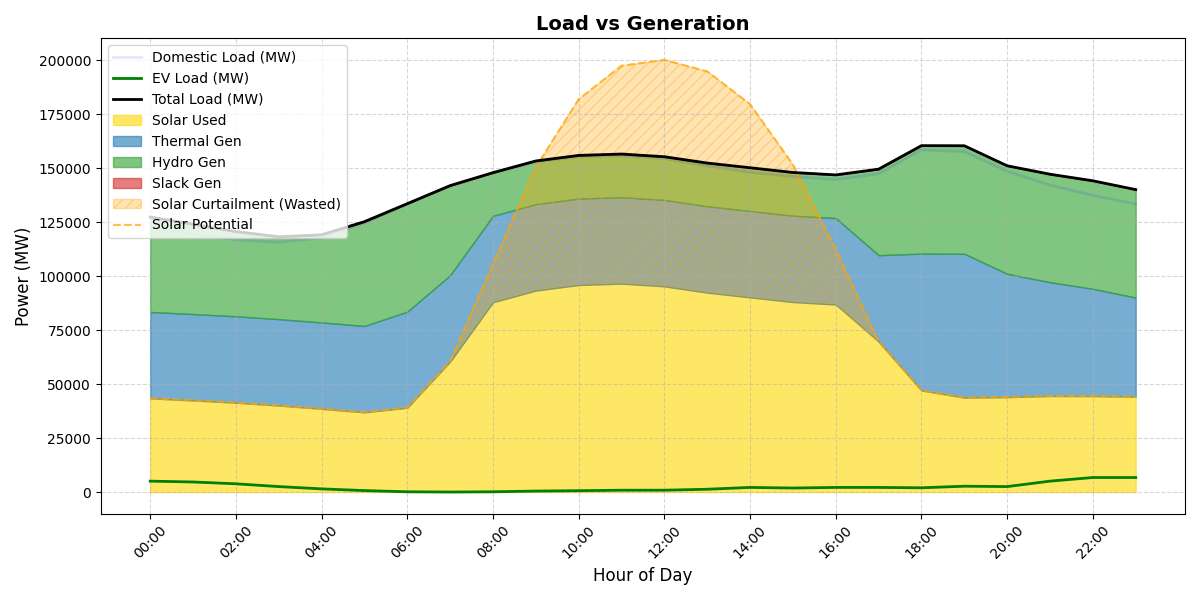

Recreate this plot in Python.
import pypsa
import pandas as pd
import numpy as np
import matplotlib.pyplot as plt

hours = pd.date_range("2022-01-01 00:00", "2022-01-01 23:00", freq="H")

n = pypsa.Network()
n.set_snapshots(hours)

n.add("Bus", "main_bus")

Normalized_Load = np.array([0.7577501967973916, 0.739805740179444, 0.7236425422806064, 0.7167554231733221, 0.7289250057644614, 0.7714951706178165, 0.8265810310571715, 0.8790824660440677, 0.9155464243592003, 0.9470454925165577, 0.9619121517351206, 0.964467442854757, 0.9567006049840137, 0.935814561556312, 0.9171227622542776, 0.9053691214039998, 0.8965894983220128, 0.9131303418800689, 0.981645190522445, 0.9767607899375252, 0.9203511944365227, 0.8805342280768892, 0.8512557333958513, 0.8259928401372565])
Max_Load = 161386.94
load_final = Normalized_Load*Max_Load
EV_Total_Load = 56000
EV_Load = np.array([0.090,0.083,0.068,0.045,
0.026,0.012,0.002,0.000,
0.002,0.008,0.011,0.015,
0.015,0.023,0.038,0.033,
0.038,0.038,0.035,0.048,
0.045,0.090,0.120,0.120,
]) * EV_Total_Load

load_final = load_final + EV_Load
n.add("Load", "demand", bus="main_bus", p_set=load_final)

# --- Generators ---

# Thermal generator (baseline)
n.add(
    "Generator",
    "Thermal_Gen",
    bus="main_bus",
    p_nom=200000,
    marginal_cost=50,
    p_min_pu=0.2,
    efficiency=0.4
)

n.add(
    "Generator",
    "Hydropower",
    bus="main_bus",
    p_nom=50000,
    marginal_cost=40,
    p_min_pu=0.4
)


# Slack generator (expensive backup)
n.add(
    "Generator",
    "Slack_Gen",
    bus="main_bus",
    p_nom=100000,
    marginal_cost=1000,
    p_min_pu=0.0
)


solar_profile = np.array([0.21673631, 0.21191633, 0.20672958, 0.20005439, 0.19256323, 0.18435334,
 0.19490409, 0.30168449, 0.52745781, 0.75161649, 0.90866067, 0.98641145,
 0.9997654,  0.97321698, 0.89745004, 0.75760522, 0.56115675, 0.34809376,
 0.23500542, 0.21850131, 0.21957297, 0.22213894, 0.22196219, 0.2206215])
P_Solar_Max = 200105.71993774092 
# Solar generator (large enough to exceed load at midday)
n.add(
    "Generator",
    "Solar",
    bus="main_bus",
    p_nom=P_Solar_Max,              # 2000 MW peak
    p_max_pu=solar_profile,  # availability
    marginal_cost=0.0
)

# --- Solve ---
n.optimize(solver_name="highs")

# Extract results
thermal = n.generators_t.p["Thermal_Gen"]
hydro = n.generators_t.p["Hydropower"]
slack   = n.generators_t.p["Slack_Gen"]
solar   = n.generators_t.p["Solar"]

# Theoretical max solar (capacity × profile)
solar_potential = P_Solar_Max * solar_profile

# Curtailment = available - used
solar_curtail = solar_potential - solar

# --- Plot ---
fig, ax = plt.subplots(figsize=(12, 6))

# Demand
ax.plot(hours, Normalized_Load*Max_Load, label="Domestic Load (MW)", color="blue",alpha = 0.1, linewidth=2, zorder=3)
ax.plot(hours, EV_Load, label="EV Load (MW)", color="green",alpha = 1, linewidth=2, zorder=3)
ax.plot(hours, load_final, label="Total Load (MW)", color="black", linewidth=2, zorder=3)


# Stack: Solar used, Thermal, Slack
ax.fill_between(hours, 0, solar, label="Solar Used", alpha=0.6, color="gold")
ax.fill_between(hours, solar, solar + thermal, label="Thermal Gen", alpha=0.6, color="tab:blue")
ax.fill_between(hours, solar + thermal, solar + thermal + hydro, label="Hydro Gen", alpha=0.6, color="tab:green")
ax.fill_between(hours, solar + thermal + hydro, solar + thermal + hydro + slack, label="Slack Gen", alpha=0.6, color="tab:red")

# Curtailment (between used solar and potential)
ax.fill_between(hours, solar, solar_potential,
                color="orange", alpha=0.3, hatch="///",
                label="Solar Curtailment (Wasted)")

# Solar potential line
ax.plot(hours, solar_potential, linestyle="--", color="orange", alpha=0.7,
        label="Solar Potential")

# Formatting
ax.set_title("Load vs Generation", fontsize=14, fontweight="bold")
ax.set_xlabel("Hour of Day", fontsize=12)
ax.set_ylabel("Power (MW)", fontsize=12)
ax.set_xticks(hours[::2])
ax.set_xticklabels([h.strftime("%H:%M") for h in hours[::2]], rotation=45)

ax.legend(loc="upper left", frameon=True)
ax.grid(True, linestyle="--", alpha=0.5)

plt.tight_layout()
plt.savefig("./Project_Final/Normal_Grid_With_EV.png")
plt.show()

curtailment = np.maximum(solar_potential - solar, 0)
print("Total curtailed solar energy:", sum(curtailment), "MWh")
